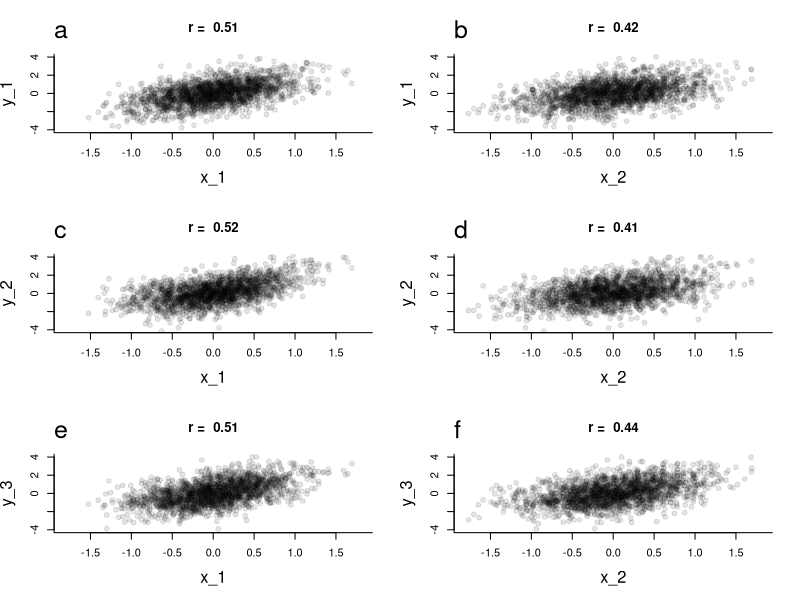
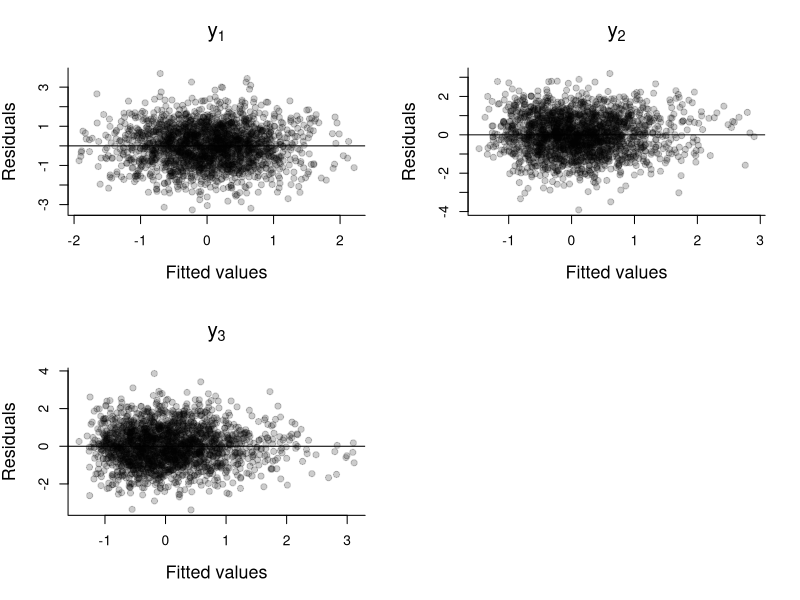

Generate these figures, in order, with R: (Note: this script raises an error after producing the figures.)

  library(tidyverse)
  library(mgcv)
  library(parallel)

  
# example modified from 
# On the ambiguity of interaction and nonlinear main effects in a regime of dependent covariates
# Matuschek & Kliegl 2018 

  set.seed(123)
  n <- 2000
  x1 <- rnorm(n, sd = 0.5)
  u1 <- rnorm(n, sd = 0.5)

# z variables are correlated with x  
  x2 <- 0.5*x1 + u1
  
  cor(x1, x2)

# linear relationship  
  y1 <- rnorm(n, mean = x1 + 0.5*x2)
  
# x has non linear relationship
  y2 <- rnorm(n, mean = x1 + 0.5*x2 + 0.5*x1^2)
  
# interaction
  y3 <- rnorm(n, mean = x1 + 0.5*x2 + 0.5*x1*x2)

# fit linear interaction model
  m1 <- lm(y1 ~ x1*x2)
  m2 <- lm(y2 ~ x1*x2)
  m3 <- lm(y3 ~ x1*x2)

  
# plot function
  pf <- function(a, b, yl, xl, n) {
    plot(a ~ b, main = paste("r = ", round(cor(a, b), 2)), cex.lab = 1.5, 
         ylim = c(-4, 4), xlim = c(-1.8, 1.8), bty = "l",
         ylab = yl, xlab = xl, pch = 19, col = rgb(0, 0, 0, 0.1))
    mtext(n, line = 1, adj = 0, cex = 1.5)
  }

  par(mfrow = c(3, 2))
  
  pf(y1, x1, "y_1", "x_1", "a"); pf(y1, x2, "y_1", "x_2", "b")
  pf(y2, x1, "y_2", "x_1", "c"); pf(y2, x2, "y_2", "x_2", "d")
  pf(y3, x1, "y_3", "x_1", "e"); pf(y3, x2, "y_3", "x_2", "f")
  
# residual plots for the three models
# function to plot
  pr <- function(m, title) {
    plot(m$residuals ~ predict(m), pch = 19, col = rgb(0, 0, 0, 0.2),
         xlab = "Fitted values", ylab = "Residuals", bty = "l", main = title, 
         cex.main = 1.5, cex.lab = 1.3)
    abline(h = 0)
  }
  
  
  par(mfrow = c(2, 2))
  
  pr(m1, expression(y[1]))
  pr(m2, expression(y[2]))
  pr(m3, expression(y[3]))
  

######################################################## 
# now allow for nonlinear relationships
  
  m4 <- gam(y1 ~ s(x1) + s(x2) + x1:x2)  
  m5 <- gam(y2 ~ s(x1) + s(x2) + x1:x2)  
  m6 <- gam(y3 ~ s(x1) + s(x2) + x1:x2)  
  
######################################################## 
# construct a table of results
  
  tab <- data.frame(gen.model = rep(c("Linear", "Nonlinear", "Interaction"), each = 3),
                    param = rep(c("b1", "b2", "b3"), 3))
  
  tab$int.est <- round(c(summary(m1)$coef[2:4, 1],
                         summary(m2)$coef[2:4, 1],
                         summary(m3)$coef[2:4, 1]), 3)
  
  tab$int.se <-  round(c(summary(m1)$coef[2:4, 2],
                         summary(m2)$coef[2:4, 2],
                         summary(m3)$coef[2:4, 2]), 3)
  
  tab$int.p <-   round(c(summary(m1)$coef[2:4, 4],
                         summary(m2)$coef[2:4, 4],
                         summary(m3)$coef[2:4, 4]), 3)
  
  tab$nlin.est <- round(c(NA, NA, summary(m4)$p.coef[2], 
                          NA, NA, summary(m5)$p.coef[2], 
                          NA, NA, summary(m6)$p.coef[2]), 3)
  
  tab$nlin.est <- round(c(NA, NA, summary(m4)$p.coef[2], 
                          NA, NA, summary(m5)$p.coef[2], 
                          NA, NA, summary(m6)$p.coef[2]), 3)
  
  tab$nlin.se <-  round(c(NA, NA, summary(m4)$se[2], 
                          NA, NA, summary(m5)$se[2], 
                          NA, NA, summary(m6)$se[2]), 3)
  
  tab$nlin.p <-   round(c(NA, NA, summary(m4)$p.pv[2], 
                          NA, NA, summary(m5)$p.pv[2], 
                          NA, NA, summary(m6)$p.pv[2]), 3)
  
  tab
  

###############################################################################  
# function to alter correlation
  
  ac <- function(n) {
    x1 <- rnorm(n, sd = 0.5)
    u1 <- rnorm(n, sd = 0.5)
    
    b <- runif(1, -1, 1)
    
    x2 <- b*x1 + u1
    
    y1 <- rnorm(n, mean = x1 + 0.5*x2 + 0.5*x1^2)
    m1 <- lm(y1 ~ x1*x2)
    m2 <- gam(y1 ~ s(x1) + s(x2) + x1:x2)
    
    y2 <- rnorm(n, mean = x1 + 0.5*x2 + 0.5*x1*x2)
    m3 <- lm(y2 ~ x1*x2)
    m4 <- gam(y2 ~ s(x1) + s(x2) + x1:x2)
    
    
    return(c(cor(x1, x2), summary(m1)$coef[4, c(1, 4)], 
             summary(m2)$p.coef[2], summary(m2)$p.pv[2],
             summary(m3)$coef[4, c(1, 4)],
             summary(m4)$p.coef[2], summary(m4)$p.pv[2]))
  }
  

  set.seed(123)
# number of observations
  n <- 2000

# run simulations in parallel to speed up  
  num_cores <- detectCores() - 1
  my_cluster <- makeCluster(num_cores)
  
# number of times to simulate data  
  nrun <- 1000
  clusterExport(my_cluster, c("ac", "gam"))

  out <- parLapply(my_cluster, rep(n, nrun), function(x) ac(x))
  stopCluster(my_cluster)  
  
  out.all <- matrix(nrow = nrun, ncol = 9)
  for(i in 1:9) {
    out.all[, i] <- unlist(lapply(out, function(x) x[[i]]))
  }
  
  colnames(out.all) <- c("cor", "m1.est", "m1.p", "m2.est", "m2.p", "m3.est", "m3.p", "m4.est", "m4.p")
  out.all <- as.data.frame(out.all)

  cl1 <- ifelse(out.all$m1.p <= 0.05, "tomato", "skyblue")
  cl2 <- ifelse(out.all$m2.p <= 0.05, "tomato", "skyblue")
  cl3 <- ifelse(out.all$m3.p <= 0.05, "tomato", "skyblue")
  cl4 <- ifelse(out.all$m4.p <= 0.05, "tomato", "skyblue")
  
  par(mfrow = c(2, 2), oma = c(0, 0, 4, 4))
  
  plot(out.all$m1.est ~ out.all$cor, pch = 19, col = cl1, 
       ylab = expression(paste("Estimated interaction term  ", beta[3])), 
       xlab = "", bty = "l", cex.lab = 1.2, ylim = c(-0.5, 0.5))
  mtext("a", line = 1, adj = 0, cex = 1.3)
  abline(h = 0, lwd = 2)
  mtext("Fitted model", line = 5, cex = 1.2)
  mtext(expression(paste("y = ",beta[0]," + ",beta[1],x[1]," + ",beta[2],x[2]," + ",beta[3],x[1],x[2])), line = 3, cex = 1.2)

  plot(out.all$m2.est ~ out.all$cor, pch = 19, col = cl2, ylab = "", 
       xlab = "", bty = "l", cex.lab = 1.2, ylim = c(-0.5, 0.5))
  mtext("b", line = 1, adj = 0, cex = 1.3)
  abline(h = 0, lwd = 2)
  mtext("Fitted model", line = 5, cex = 1.2)
  mtext(expression(paste("y = ",beta[0], " + s(",x[1],") + s(",x[2],") + ",beta[3],x[1],x[2])), line = 3, cex = 1.2)
  text(1.2, 0, "Generating model", xpd = NA, srt = -90, cex = 1.4)
  text(1, 0, expression(paste("y = ",x[1]," + 0.5",x[2]," + 0.5",x[1],x[1])), xpd = NA, srt = -90, cex = 1.4)

  plot(out.all$m3.est ~ out.all$cor, pch = 19, col = cl3, 
       ylab = expression(paste("Estimated interaction term  ", beta[3])), 
       xlab = "Correlation between x1 and x2", bty = "l", cex.lab = 1.2)
  mtext("c", line = 1, adj = 0, cex = 1.3)
  abline(h = 0.5, lwd = 2)

  plot(out.all$m4.est ~ out.all$cor, pch = 19, col = cl4, ylab = "", 
       xlab = "Correlation between x1 and x2", bty = "l", cex.lab = 1.2)
  mtext("d", line = 1, adj = 0, cex = 1.3)
  abline(h = 0.5, lwd = 2)
  text(1.2, 0.5, "Generating model", xpd = NA, srt = -90, cex = 1.4)
  text(1, 0.5, expression(paste("y = ",x[1]," + 0.5",x[2]," + 0.5",x[1],x[2])), xpd = NA, srt = -90, cex = 1.4)

# number of false positives
  table(cl1)
  table(cl2)
  
  
